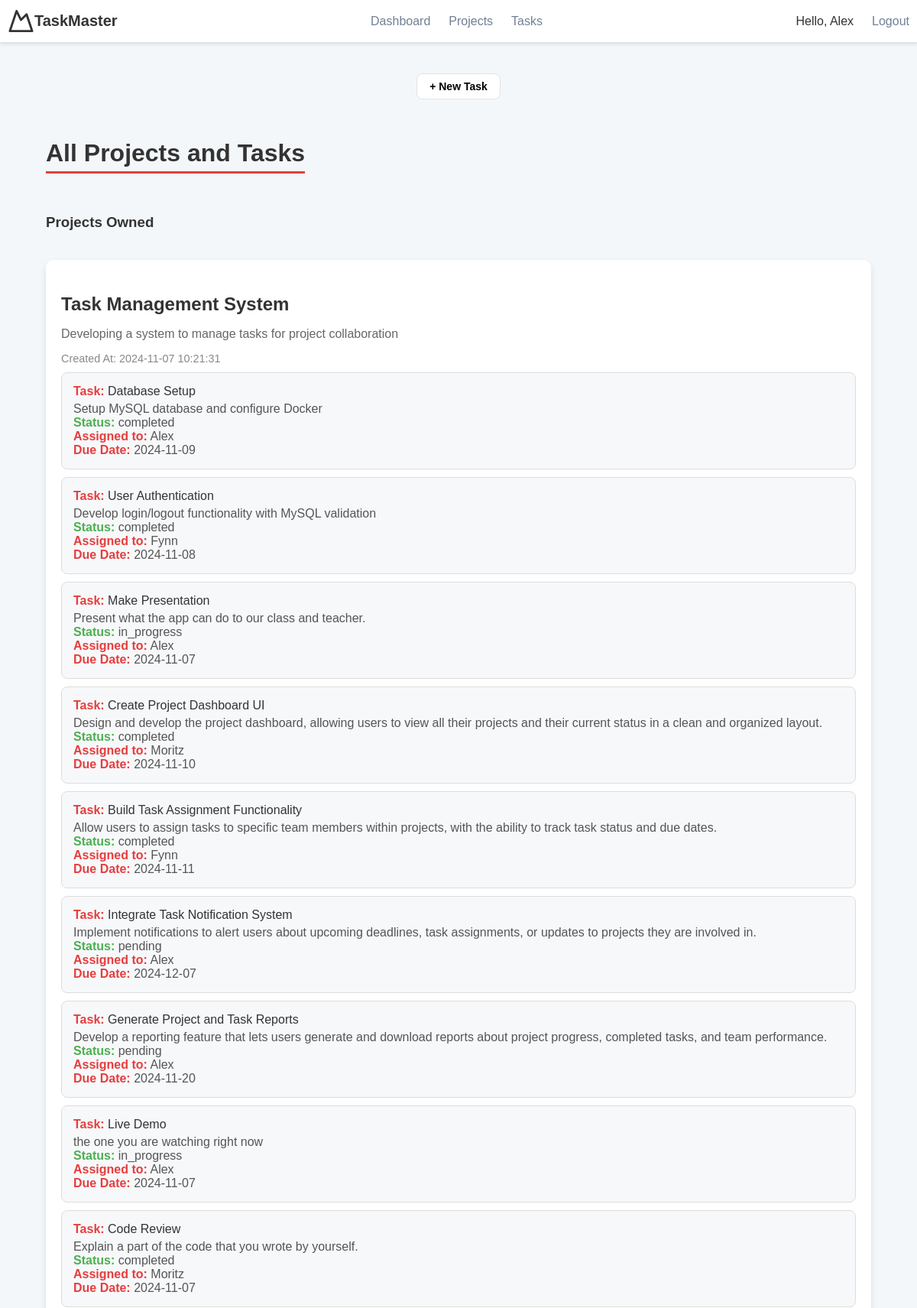
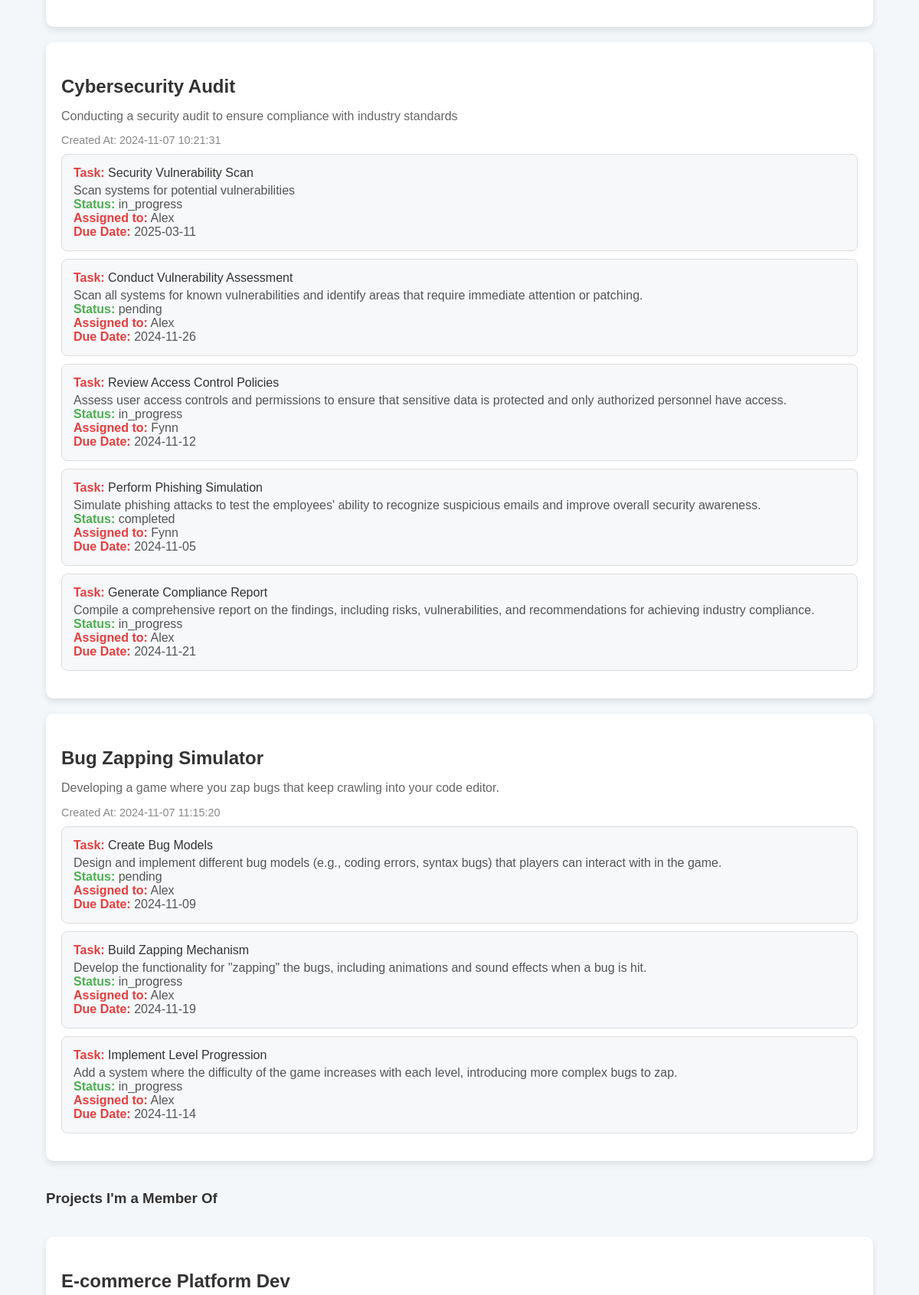
Screenshot of /TaskMaster/pages/task.php (signed in, upper part) with the database file from the repository (2 pictures, top to bottom).
### tables this page shows
CREATE TABLE `user` (
  `user_id` int NOT NULL,
  `username` varchar(100) NOT NULL,
  `password` varchar(100) NOT NULL,
  `date` timestamp NOT NULL DEFAULT CURRENT_TIMESTAMP ON UPDATE CURRENT_TIMESTAMP
);

CREATE TABLE `project` (
  `project_id` int NOT NULL,
  `project_name` varchar(255) NOT NULL,
  `description` text,
  `status` enum('pending','in_progress','completed') NOT NULL DEFAULT 'pending',
  `owner_id` int NOT NULL,
  `due_date` date DEFAULT NULL,
  `created_at` datetime NOT NULL DEFAULT CURRENT_TIMESTAMP
);

CREATE TABLE `task` (
  `task_id` int NOT NULL,
  `task_name` varchar(255) NOT NULL,
  `description` text,
  `status` enum('pending','in_progress','completed') DEFAULT NULL,
  `project_id` int NOT NULL,
  `assigned_user_id` int DEFAULT NULL,
  `created_at` timestamp NOT NULL DEFAULT CURRENT_TIMESTAMP,
  `due_date` date NOT NULL
);

### TaskMaster/php/functions.php (called while the page is built, shortened)
<?php
function check_login($con)
{
	if(isset($_SESSION['user_id']))
	{
		$id = $_SESSION['user_id'];
		$query = "select * from user where user_id = '$id' limit 1";
		$result = mysqli_query($con,$query);
		if($result && mysqli_num_rows($result) > 0)
		{
			$user_data = mysqli_fetch_assoc($result);
			return $user_data;
		}
	}
	die;
}

### TaskMaster/pages/task.php (the view, shortened to what this page needs)
<?php
include("../php/connection.php");
include("../php/functions.php");
$user_data = check_login($con);
$user_id = $_SESSION['user_id'];
$owner_query = "SELECT p.project_id, p.project_name, p.description, p.created_at
                FROM project p
                JOIN project_users pu ON p.project_id = pu.project_id
                WHERE pu.user_id = '$user_id' AND pu.role = 'owner'";
$owner_result = mysqli_query($con, $owner_query);
$member_query = "SELECT p.project_id, p.project_name, p.description, p.created_at
                 FROM project p
                 JOIN project_users pu ON p.project_id = pu.project_id
                 WHERE pu.user_id = '$user_id' AND pu.role = 'member'";
$member_result = mysqli_query($con, $member_query);
function fetch_tasks($con, $project_id) {
    $task_query = "SELECT t.task_name, t.description, t.status, t.due_date, u.username AS assigned_user
                   FROM task t
                   LEFT JOIN user u ON t.assigned_user_id = u.user_id
                   WHERE t.project_id = '$project_id'";
    return mysqli_query($con, $task_query);
}
?>
<!DOCTYPE html>
<html lang="en">
<head>
    <link rel="stylesheet" href="../css/styles.css">
</head>
<body>
<header class="header">
    <center>
        <div class="header-content">
            <a href="../pages/dashboard.php" class="logo">
                <svg class="icon-logo" xmlns="http://www.w3.org/2000/svg" viewBox="0 0 24 24" fill="none" stroke="currentColor" stroke-width="2" stroke-linecap="round" stroke-linejoin="round">
                    <path d="m8 3 4 8 5-5 5 15H2L8 3z"></path>
                </svg>
                <span class="title">TaskMaster</span>
            </a>
            <nav class="nav">
                <a href="../pages/dashboard.php" class="nav-link">Dashboard</a>
                <a href="../pages/project.php" class="nav-link">Projects</a>
                <a href="../pages/task.php" class="nav-link">Tasks</a>
            </nav>
            <div class="header-actions">
                Hello, <?php echo htmlspecialchars($user_data['username']); ?>
                <a href="../php/logout.php" class="nav-link">Logout</a>
            </div>
        </div>
    </center>
</header>
<div class="container">
    <center>
        <div class="actions">
            <a href="../pages/new_task.php" class="btn">+ New Task</a>
        </div>
    </center>
    <main class="main-content">
        <section class="recent-section">
            <div class="section-header">
                <h2>All Projects and Tasks</h2>
            </div>
            <div class="list-projects-tasks">
                <h3>Projects Owned</h3>
                <?php while ($owner_project = mysqli_fetch_assoc($owner_result)): ?>
                    <div class="project-card">
                        <h3><?php echo htmlspecialchars($owner_project['project_name']); ?></h3>
                        <p><?php echo htmlspecialchars($owner_project['description']); ?></p>
                        <p class="created-at">Created At: <?php echo htmlspecialchars($owner_project['created_at']); ?></p>
                        <ul class="task-list">
                            <?php
                            $tasks_result = fetch_tasks($con, $owner_project['project_id']);
                            if (mysqli_num_rows($tasks_result) > 0):
                                while ($task = mysqli_fetch_assoc($tasks_result)): ?>
                                    <li>
                                        <strong>Task:</strong> <?php echo htmlspecialchars($task['task_name']); ?>
                                        <div class="task-info">
                                            <?php echo htmlspecialchars($task['description']); ?>
                                            <br><span class="task-status">Status:</span> <?php echo htmlspecialchars($task['status']); ?>
                                            <br><strong>Assigned to:</strong> <?php echo htmlspecialchars($task['assigned_user'] ?? 'Unassigned'); ?>
                                            <br><strong>Due Date:</strong> <?php echo htmlspecialchars($task['due_date']); ?>
                                        </div>
                                    </li>
                                <?php endwhile;
                            else: ?>
                                <li>No tasks assigned to this project yet.</li>
                            <?php endif; ?>
                        </ul>
                    </div>
                <?php endwhile; ?>
                <h3>Projects I'm a Member Of</h3>
                <?php while ($member_project = mysqli_fetch_assoc($member_result)): ?>
                    <div class="project-card">
                        <h3><?php echo htmlspecialchars($member_project['project_name']); ?></h3>
                    </div>
                <?php endwhile; ?>
            </div>
        </section>
    </main>
</div>
</body>
</html>

### TaskMaster/css/styles.css (style rules this page uses)
:root { --background: #f7f8fa; --foreground: #2d3748; --card: #ffffff; --card-foreground: #2d3748; --primary: #e53e3e; --primary-acc: #000000; --border-color: #e1e4e8; --muted: #718096; --radius: 8px; }
body { font-family: 'Inter', sans-serif; margin: 0; padding: 0; background-color: var(--background); color: var(--foreground); }
.container { max-width: 1200px; margin: 0 auto; padding: 16px; }
.header { width: 100%; background-color: var(--card); border-bottom: 1px solid var(--border-color); box-shadow: 0 2px 4px rgba(0, 0, 0, 0.1); }
.header-content { max-width: 1200px; display: flex; justify-content: space-between; align-content: center; align-items: center; padding: 10px; }
.logo { display: flex; align-items: center; text-decoration: none; color: inherit; }
.icon-logo { width: 35px; height: auto; }
.title { font-weight: bold; font-size: 1.25rem; }
.nav { display: flex; gap: 1.5rem; }
.nav-link { text-decoration: none; color: var(--muted); font-size: 1rem; }
.header-actions { display: flex; align-items: center; justify-content: center; gap: 1.5rem; }
.main-content { padding: 2rem 0; }
.section-header { display: flex; justify-content: space-between; align-items: center; margin-bottom: 1.5rem; }
.section-header h1, .section-header h2 { margin: 0; font-size: 1.75rem; font-weight: bold; }
a { text-decoration: none; }
.actions .btn { background-color: var(--card); border: 1px solid var(--border-color); padding: 0.5rem 1rem; border-radius: var(--radius); cursor: pointer; font-weight: bold; font-size: 0.875rem; text-decoration: none; color: black; }

### TaskMaster/pages/task.php (style rules this page uses)
body { font-family: Arial, sans-serif; background-color: #f4f7f9; color: #333; margin: 0; }
.btn { display: inline-block; background-color: #e53e3e; color: white; padding: 10px 20px; border-radius: 5px; text-decoration: none; font-weight: bold; margin: 20px 0; transition: background-color 0.3s ease; }
.container { width: 90%; max-width: 1200px; margin: auto; padding: 20px; }
.section-header h2 { font-size: 2em; margin-bottom: 10px; border-bottom: 3px solid #e53e3e; display: inline-block; padding-bottom: 5px; }
.list-projects-tasks { display: flex; flex-direction: column; gap: 20px; }
.project-card { background-color: #ffffff; padding: 20px; border-radius: 10px; box-shadow: 0 4px 8px rgba(0, 0, 0, 0.1); transition: box-shadow 0.3s ease; }
.project-card h3 { font-size: 1.5em; color: #333; margin-bottom: 10px; }
.project-card p { color: #666; margin-bottom: 10px; }
.project-card .created-at { font-size: 0.9em; color: #888; }
.task-list { list-style: none; padding: 0; margin-top: 10px; }
.task-list li { background-color: #f7f8fa; border: 1px solid #ddd; border-radius: 8px; padding: 15px; margin-bottom: 10px; transition: background-color 0.2s ease; }
.task-list li strong { color: #e53e3e; }
.task-status { font-weight: bold; color: #4caf50; }
.task-info { margin-top: 5px; color: #555; }

### rows the page displays
user: username "Alex"
project: project_name "Task Management System", description "Developing a system to manage tasks for project collaboration", created_at "2024-11-07 10:21:31"
task: task_name "Database Setup", description "Setup MySQL database and configure Docker", status "completed", assigned_user.username "Alex", due_date "2024-11-09"
task: task_name "User Authentication", description "Develop login/logout functionality with MySQL validation", status "completed", assigned_user.username "Fynn", due_date "2024-11-08"
task: task_name "Make Presentation", description "Present what the app can do to our class and teacher.", status "in_progress", assigned_user.username "Alex", due_date "2024-11-07"
task: task_name "Create Project Dashboard UI", description "Design and develop the project dashboard, allowing users to view all their projects and their current status in a clean and organized layout.", status "completed", assigned_user.username "Moritz", due_date "2024-11-10"
task: task_name "Build Task Assignment Functionality", description "Allow users to assign tasks to specific team members within projects, with the ability to track task status and due dates.", status "completed", assigned_user.username "Fynn", due_date "2024-11-11"
task: task_name "Integrate Task Notification System", description "Implement notifications to alert users about upcoming deadlines, task assignments, or updates to projects they are involved in.", status "pending", assigned_user.username "Alex", due_date "2024-12-07"
task: task_name "Generate Project and Task Reports", description "Develop a reporting feature that lets users generate and download reports about project progress, completed tasks, and team performance.", status "pending", assigned_user.username "Alex", due_date "2024-11-20"
task: task_name "Live Demo", description "the one you are watching right now", status "in_progress", assigned_user.username "Alex", due_date "2024-11-07"
task: task_name "Code Review", description "Explain a part of the code that you wrote by yourself.", status "completed", assigned_user.username "Moritz", due_date "2024-11-07"
project: project_name "Cybersecurity Audit", description "Conducting a security audit to ensure compliance with industry standards", created_at "2024-11-07 10:21:31"
task: task_name "Security Vulnerability Scan", description "Scan systems for potential vulnerabilities", status "in_progress", assigned_user.username "Alex", due_date "2025-03-11"
task: task_name "Conduct Vulnerability Assessment", description "Scan all systems for known vulnerabilities and identify areas that require immediate attention or patching.", status "pending", assigned_user.username "Alex", due_date "2024-11-26"
task: task_name "Review Access Control Policies", description "Assess user access controls and permissions to ensure that sensitive data is protected and only authorized personnel have access.", status "in_progress", assigned_user.username "Fynn", due_date "2024-11-12"
task: task_name "Perform Phishing Simulation", description "Simulate phishing attacks to test the employees' ability to recognize suspicious emails and improve overall security awareness.", status "completed", assigned_user.username "Fynn", due_date "2024-11-05"
task: task_name "Generate Compliance Report", description "Compile a comprehensive report on the findings, including risks, vulnerabilities, and recommendations for achieving industry compliance.", status "in_progress", assigned_user.username "Alex", due_date "2024-11-21"
project: project_name "Bug Zapping Simulator", description "Developing a game where you zap bugs that keep crawling into your code editor.", created_at "2024-11-07 11:15:20"
task: task_name "Create Bug Models", description "Design and implement different bug models (e.g., coding errors, syntax bugs) that players can interact with in the game.", status "pending", assigned_user.username "Alex", due_date "2024-11-09"
task: task_name "Build Zapping Mechanism", description "Develop the functionality for \"zapping\" the bugs, including animations and sound effects when a bug is hit.", status "in_progress", assigned_user.username "Alex", due_date "2024-11-19"
task: task_name "Implement Level Progression", description "Add a system where the difficulty of the game increases with each level, introducing more complex bugs to zap.", status "in_progress", assigned_user.username "Alex", due_date "2024-11-14"
project: project_name "E-commerce Platform Dev"
